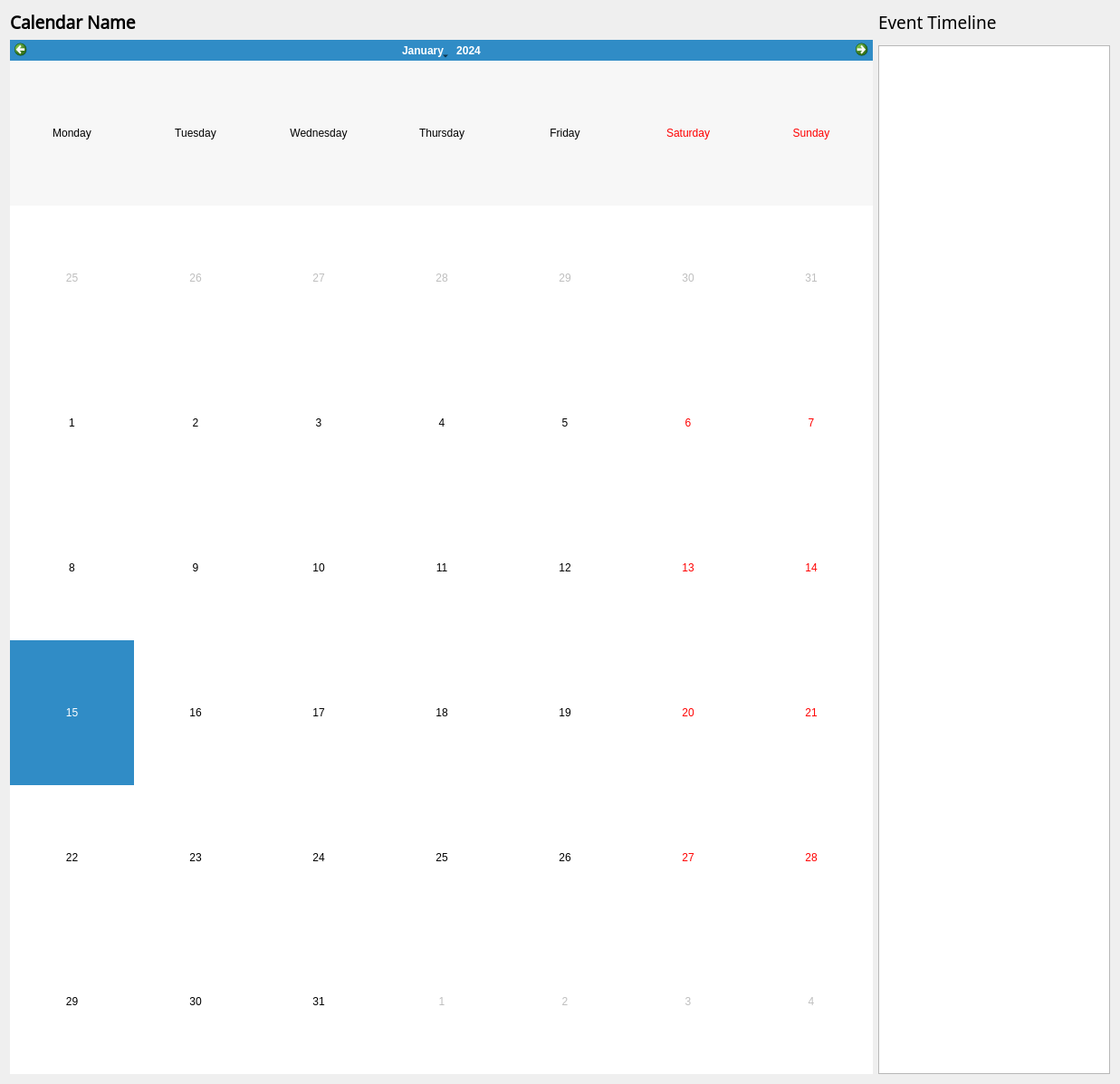
<?xml version="1.0" encoding="UTF-8"?>
<ui version="4.0">
 <class>HistoryPage</class>
 <widget class="QWidget" name="HistoryPage">
  <property name="geometry">
   <rect>
    <x>0</x>
    <y>0</y>
    <width>1237</width>
    <height>1197</height>
   </rect>
  </property>
  <property name="windowTitle">
   <string>Form</string>
  </property>
  <property name="autoFillBackground">
   <bool>false</bool>
  </property>
  <layout class="QGridLayout" name="gridLayout">
   <item row="1" column="0" rowspan="2">
    <widget class="QCalendarWidget" name="calendarWidget">
     <property name="sizePolicy">
      <sizepolicy hsizetype="MinimumExpanding" vsizetype="MinimumExpanding">
       <horstretch>0</horstretch>
       <verstretch>0</verstretch>
      </sizepolicy>
     </property>
     <property name="minimumSize">
      <size>
       <width>500</width>
       <height>500</height>
      </size>
     </property>
     <property name="autoFillBackground">
      <bool>false</bool>
     </property>
     <property name="gridVisible">
      <bool>false</bool>
     </property>
     <property name="horizontalHeaderFormat">
      <enum>QCalendarWidget::LongDayNames</enum>
     </property>
     <property name="verticalHeaderFormat">
      <enum>QCalendarWidget::NoVerticalHeader</enum>
     </property>
     <property name="navigationBarVisible">
      <bool>true</bool>
     </property>
     <property name="dateEditEnabled">
      <bool>true</bool>
     </property>
    </widget>
   </item>
   <item row="2" column="1">
    <widget class="QListView" name="eventTimelineListView">
     <property name="sizePolicy">
      <sizepolicy hsizetype="Maximum" vsizetype="Expanding">
       <horstretch>0</horstretch>
       <verstretch>0</verstretch>
      </sizepolicy>
     </property>
     <property name="autoFillBackground">
      <bool>false</bool>
     </property>
    </widget>
   </item>
   <item row="0" column="0">
    <layout class="QHBoxLayout" name="calendarHeaderHorizontalLayout">
     <item>
      <widget class="QLabel" name="calendarNameLabel">
       <property name="font">
        <font>
         <family>Noto Sans Avestan</family>
         <pointsize>14</pointsize>
         <weight>75</weight>
         <bold>true</bold>
        </font>
       </property>
       <property name="text">
        <string>Calendar Name</string>
       </property>
      </widget>
     </item>
     <item>
      <spacer name="calendarHeaderSpacer">
       <property name="orientation">
        <enum>Qt::Horizontal</enum>
       </property>
       <property name="sizeHint" stdset="0">
        <size>
         <width>40</width>
         <height>20</height>
        </size>
       </property>
      </spacer>
     </item>
    </layout>
   </item>
   <item row="0" column="1">
    <widget class="QLabel" name="eventTimelineLabel">
     <property name="font">
      <font>
       <family>Noto Sans Avestan</family>
       <pointsize>14</pointsize>
       <weight>50</weight>
       <bold>false</bold>
      </font>
     </property>
     <property name="autoFillBackground">
      <bool>false</bool>
     </property>
     <property name="text">
      <string>Event Timeline</string>
     </property>
    </widget>
   </item>
  </layout>
 </widget>
 <resources/>
 <connections/>
</ui>
